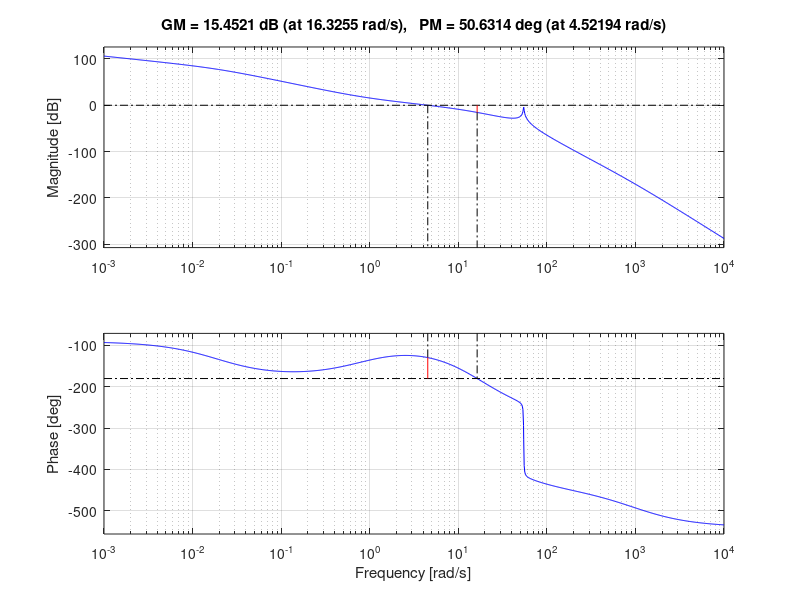
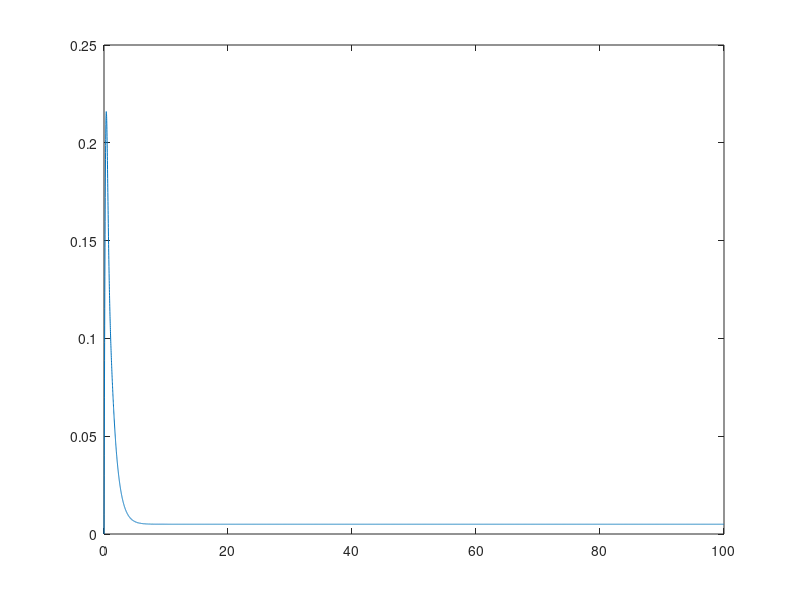

These charts were generated, in order, by the following MATLAB code:
%%  S5 - APP4 - PROBLEMATIQUE - MAIN.M
%   Auteur:     Giuseppe Lomonaco
%   CIP:        LOMG2301
%   Auteur:     Lucas Corrales
%   CIP:        CORL0701

%   Date de creation:       13-MARS-2023
%   Date de derniere modification:       13-MARS-2023

% DESCRIPTION: fichier principale pour la problematique S5-APP5



%% Critères de conception
clc
close all
clear all

numAZ = [1.59e09];
denAZ = [1 1020.51 25082.705 3102480.725 64155612.5 82700000 0];

G = tf(numAZ,denAZ)





%% AvPh
BW = 10;
PM_des = 50;
eRP_des = 0.005;           % erreur en regime permanent a une rampe
mrg = 12;

[Gm,PM1,Wp,Wg] = margin(G);

zeta_des = (1/2)*sqrt(tand(PM_des)*sind(PM_des));
Wn_des = BW/sqrt((1-2*zeta_des^2)+sqrt(4*zeta_des^4-4*zeta_des^2+2));
Wg_des = (2*zeta_des*Wn_des)/tan(PM1);

% le gain est simplement linverse du module
[mag, pha] = bode(G, Wg_des);
K_des = 1/mag;

[Gm,PM2,Wp,Wg] = margin(G*K_des);

delta_phi = PM_des - PM2 + mrg;
alpha = (1-sind(delta_phi))/(1+sind(delta_phi));
T = 1/(Wg_des*sqrt(alpha));
Ka = K_des/sqrt(alpha);

Ga = Ka*alpha*tf([T 1],[alpha*T 1])

G_Ga = G*Ga

% %plot
% figure
% margin(G)
% hold on
% margin(G_Ga)





%% RePh
[NUM,DEN] = tfdata(G_Ga)
num = NUM{1};
den = DEN{1};
fudge = 5;

%1
Kvel = num(end)/den(end-1)
K_des = 1/(Kvel*eRP_des)

%2
beta = K_des;

%3
T = fudge/Wg_des

%4
Gr = beta * tf([T 1],[T*beta 1])

G_comp = G_Ga*Gr

%plot
figure
% margin(G_Ga)
% hold on
% margin(Gr)
% hold on
margin(G_comp)




%% erreur
%1
[NUM,DEN] = tfdata(G_comp);
num = NUM{1};
den = DEN{1};
Kvel = num(end)/den(end-1)

%2
FTBF = feedback(G_comp,1)
t = [0:0.01:100]';  % 201 points
u = t;
y = lsim(FTBF,u,t);

figure
plot(t,u-y)














